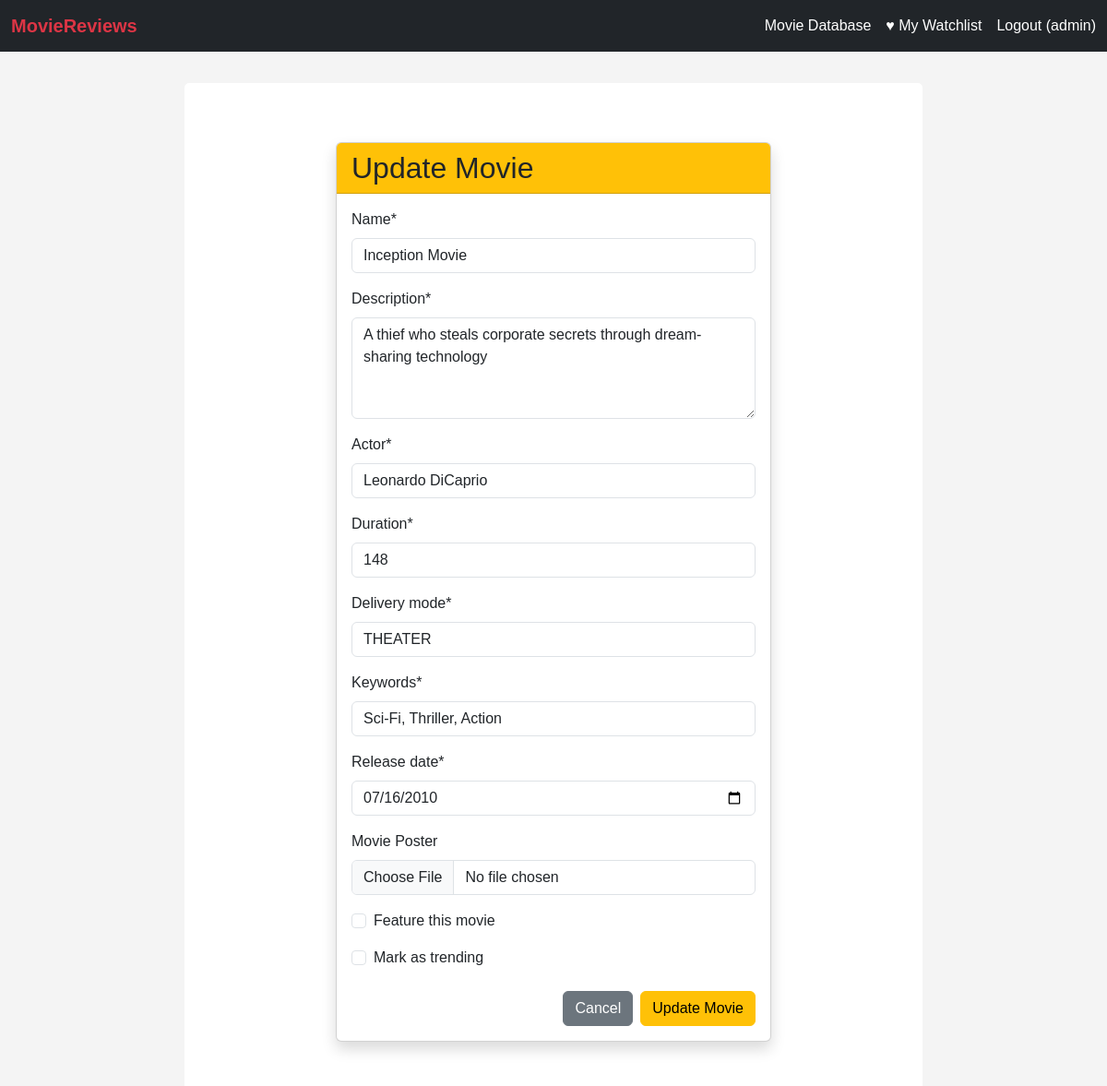
Page /movies/movie-database/update/1/ (signed in) on the committed database.
### movies/models.py (models this page shows, shortened)
class Movie(models.Model):
    name = models.CharField(max_length=200)
    description = models.TextField()
    actor = models.CharField(max_length=100)  # Main actor
    duration = models.IntegerField()  # Duration in minutes
    delivery_mode = models.CharField(max_length=20)  # THEATER or STREAMING
    keywords = models.CharField(max_length=200)  # Movie genre/type
    release_date = models.DateField()

### movies/views.py (the view, shortened to what this page needs)
# urls.py: path('movie-database/update/<int:pk>/', views.MovieUpdateView.as_view(), name='update_movie'),
class MovieUpdateView(LoginRequiredMixin, UserPassesTestMixin, UpdateView):
    model = Movie
    form_class = UpdateMovieForm
    template_name = 'movies/update_movie.html'
    success_url = reverse_lazy('movies:movie_list')
    def test_func(self):
        return self.request.user.is_staff
    def get_initial(self):
        initial = super().get_initial()
        if hasattr(self.object, 'profile'):
            initial['is_featured'] = self.object.profile.is_featured
            initial['is_trending'] = self.object.profile.is_trending
        return initial

### movies/forms.py
class UpdateMovieForm(forms.ModelForm):
    poster_image = forms.ImageField(required=False, label='Movie Poster')
    is_featured = forms.BooleanField(required=False, label='Feature this movie')
    is_trending = forms.BooleanField(required=False, label='Mark as trending')
    class Meta:
        model = Movie
        fields = ['name', 'description', 'actor', 'duration', 'delivery_mode', 'keywords', 'release_date']
        widgets = {
            'description': forms.Textarea(attrs={'rows': 4}),
            'release_date': forms.DateInput(attrs={'type': 'date'}),
        }

### movies/templates/movies/update_movie.html (shortened to what this page needs)
{% extends "HTMLs/base.html" %}
{% load crispy_forms_tags %}
{% block content %}
    <div class="container mt-4">
        <div class="row justify-content-center">
            <div class="col-md-8">
                <div class="card shadow">
                    <div class="card-header bg-warning text-dark">
                        <h2 class="mb-0">Update Movie</h2>
                    </div>
                    <div class="card-body">
                        <form method="post" enctype="multipart/form-data">
                            {{ form|crispy }}
                            <div class="d-flex justify-content-end mt-4">
                                <a href="{% url 'movies:movie_list' %}" class="btn btn-secondary me-2">Cancel</a>
                                <button type="submit" class="btn btn-warning">Update Movie</button>
                            </div>
                        </form>
                    </div>
                </div>
            </div>
        </div>
    </div>
{% endblock %}

### my_templates/templates/HTMLs/navigation_bar.html (shortened to what this page needs)
<nav class="navbar navbar-expand-lg navbar-dark bg-dark fixed-top">
    <div class="container-fluid">
        <a class="navbar-brand text-danger fw-bold" href="{% url 'my_templates:inherited_form' %}">MovieReviews</a>
        <div class="d-flex gap-3">
            {% if user.is_authenticated %}
                <a class="nav-link text-white" href="{% url 'movies:movie_list' %}">Movie Database</a>
                <a class="nav-link text-white" href="{% url 'movies:watchlist' %}">♥ My Watchlist</a>
                <form method="post" action="{% url 'movies:logout' %}" style="display: inline; margin: 0;">
                    <button type="submit" class="nav-link text-white btn btn-link" style="border: none; padding: 0; text-decoration: none;">
                        Logout ({{ user.username }})
                    </button>
                </form>
            {% else %}
                <a class="nav-link text-white" href="{% url 'movies:login' %}">Login</a>
                <a class="nav-link text-white" href="{% url 'movies:register' %}">Register</a>
            {% endif %}
        </div>
    </div>
</nav>

### my_templates/templates/HTMLs/base.html (style rules this page uses)
body { padding-top: 70px; font-family: Arial, sans-serif; margin: 0; background-color: #f4f4f4; }
.container { max-width: 800px; margin: 20px auto; background-color: white; padding: 20px; border-radius: 5px; }

### rows in the picture
Movie: name "Inception Movie", description "A thief who steals corporate secrets through dream-sharing technology", actor "Leonardo DiCaprio", duration "148", delivery_mode "THEATER", keywords "Sci-Fi, Thriller, Action", release_date "07/16/2010"

### other values in the picture
{{ user.username }} "admin"
